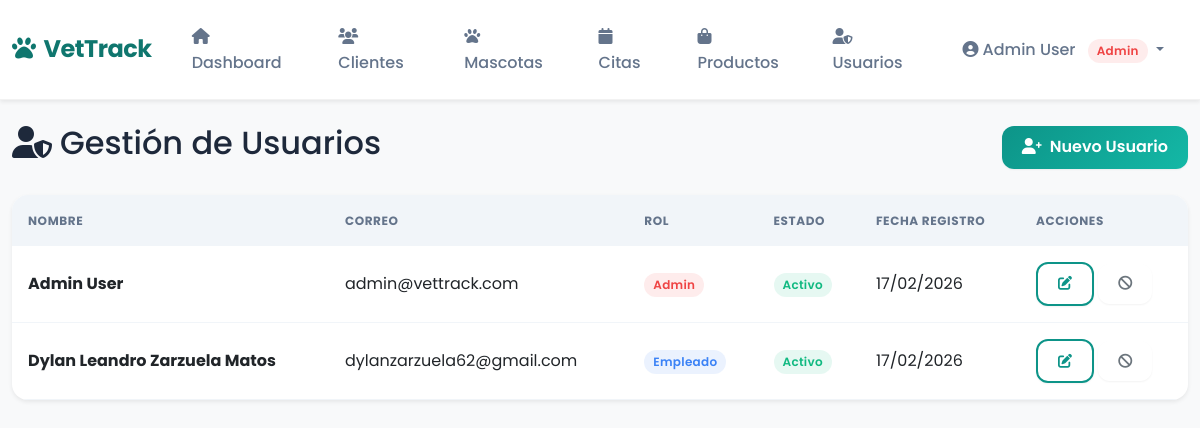
/usuarios (signed in), run on the app's committed database.
### app/models.py (models this page shows, shortened)
class Usuario(db.Model):
    __tablename__ = 'usuarios'
    id_usuario = db.Column(db.Integer, primary_key=True)
    nombre = db.Column(db.String(100), nullable=False)
    apellido = db.Column(db.String(100), nullable=False)
    correo = db.Column(db.String(150), unique=True, nullable=False)
    password_hash = db.Column(db.String(255), nullable=False)
    rol = db.Column(db.String(50), nullable=False)  # Admin / Empleado
    fecha_registro = db.Column(db.DateTime, default=datetime.utcnow)
    activo = db.Column(db.Boolean, default=True)

### app/routes/usuarios.py (the view)
@usuarios_bp.route('/usuarios')
@admin_required
def lista_usuarios():
    usuarios = Usuario.query.all()
    return render_template('usuarios/lista.html', usuarios=usuarios)

### app/routes/usuarios.py (called while the page is built)
def admin_required(f):
    @wraps(f)
    def decorated_function(*args, **kwargs):
        if 'user_id' not in session:
            return redirect(url_for('auth.login'))
        if session.get('user_role') != 'Admin':
            flash('Acceso denegado. Solo administradores.', 'danger')
            return redirect(url_for('main.index'))
        return f(*args, **kwargs)
    return decorated_function

### app/templates/usuarios/lista.html
{% extends 'base.html' %}
{% block content %}
<div class="d-flex justify-content-between align-items-center mb-4">
    <h2><i class="fas fa-user-shield me-2"></i>Gestión de Usuarios</h2>
    <a href="{{ url_for('usuarios.nuevo_usuario') }}" class="btn btn-primary">
        <i class="fas fa-user-plus me-2"></i>Nuevo Usuario
    </a>
</div>
<div class="card shadow-sm">
    <div class="card-body p-0">
        <div class="table-responsive">
            <table class="table table-hover mb-0">
                <thead class="table-primary">
                    <tr>
                        <th>Nombre</th>
                        <th>Correo</th>
                        <th>Rol</th>
                        <th>Estado</th>
                        <th>Fecha Registro</th>
                        <th>Acciones</th>
                    </tr>
                </thead>
                <tbody>
                    {% for usuario in usuarios %}
                    <tr>
                        <td><strong>{{ usuario.nombre }} {{ usuario.apellido }}</strong></td>
                        <td>{{ usuario.correo }}</td>
                        <td>
                            <span class="badge bg-{{ 'danger' if usuario.rol == 'Admin' else 'info' }}">{{ usuario.rol }}</span>
                        </td>
                        <td>
                            <span class="badge bg-{{ 'success' if usuario.activo else 'secondary' }}">
                                {{ 'Activo' if usuario.activo else 'Inactivo' }}
                            </span>
                        </td>
                        <td>{{ usuario.fecha_registro.strftime('%d/%m/%Y') }}</td>
                        <td>
                            <a href="{{ url_for('usuarios.editar_usuario', id=usuario.id_usuario) }}" class="btn btn-sm btn-outline-primary">
                                <i class="fas fa-edit"></i>
                            </a>
                            <a href="{{ url_for('usuarios.toggle_usuario', id=usuario.id_usuario) }}"
                               class="btn btn-sm btn-outline-{{ 'secondary' if usuario.activo else 'success' }}"
                               onclick="return confirm('¿Estás seguro?')">
                                <i class="fas fa-{{ 'ban' if usuario.activo else 'check' }}"></i>
                            </a>
                        </td>
                    </tr>
                    {% endfor %}
                </tbody>
            </table>
        </div>
    </div>
</div>
{% endblock %}

### app/templates/base.html (shortened to what this page needs)
<!DOCTYPE html>
<html lang="es">
<head>
    <link href="https://cdn.jsdelivr.net/npm/bootstrap@5.1.3/dist/css/bootstrap.min.css" rel="stylesheet">
    <link rel="stylesheet" href="https://cdnjs.cloudflare.com/ajax/libs/font-awesome/6.0.0/css/all.min.css">
    <link rel="stylesheet" href="{{ url_for('static', filename='css/style.css') }}">
</head>
<body class="bg-light">
    <nav class="navbar navbar-expand-lg navbar-dark bg-primary sticky-top shadow-sm">
        <div class="container-fluid">
            <a class="navbar-brand" href="{{ url_for('main.landing') }}">
                <i class="fas fa-paw me-2"></i>VetTrack
            </a>
            <div class="collapse navbar-collapse" id="navbarNav">
                {% if session.get('user_id') %}
                <ul class="navbar-nav me-auto">
                    <li class="nav-item">
                        <a class="nav-link" href="{{ url_for('main.index') }}">
                            <i class="fas fa-home me-1"></i>Dashboard
                        </a>
                    </li>
                    <li class="nav-item">
                        <a class="nav-link" href="{{ url_for('clientes.lista_clientes') }}">
                            <i class="fas fa-users me-1"></i>Clientes
                        </a>
                    </li>
                    <li class="nav-item">
                        <a class="nav-link" href="{{ url_for('pacientes.lista_pacientes') }}">
                            <i class="fas fa-paw me-1"></i>Mascotas
                        </a>
                    </li>
                    <li class="nav-item">
                        <a class="nav-link" href="{{ url_for('citas.lista_citas') }}">
                            <i class="fas fa-calendar me-1"></i>Citas
                        </a>
                    </li>
                    <li class="nav-item">
                        <a class="nav-link" href="{{ url_for('productos.lista_productos') }}">
                            <i class="fas fa-shopping-bag me-1"></i>Productos
                        </a>
                    </li>
                    {% if session.get('user_role') == 'Admin' %}
                    <li class="nav-item">
                        <a class="nav-link" href="{{ url_for('usuarios.lista_usuarios') }}">
                            <i class="fas fa-user-shield me-1"></i>Usuarios
                        </a>
                    </li>
                    {% endif %}
                </ul>
                <ul class="navbar-nav ms-auto">
                    <li class="nav-item dropdown">
                        <a class="nav-link dropdown-toggle" href="#" id="navbarDropdown" role="button" data-bs-toggle="dropdown">
                            <i class="fas fa-user-circle me-1"></i>{{ session.get('user_name') }}
                            <span class="badge bg-{{ 'danger' if session.get('user_role') == 'Admin' else 'info' }} ms-2">
                                {{ session.get('user_role') }}
                            </span>
                        </a>
                    </li>
                </ul>
                {% endif %}
            </div>
        </div>
    </nav>
    <div class="container-fluid mt-4 mb-5">
        {% block content %}{% endblock %}
    </div>
</body>
</html>

### app/static/css/style.css (style rules this page uses)
:root { --primary: #0d9488; --primary-light: #14b8a6; --primary-dark: #0f766e; --secondary: #64748b; --accent: #f59e0b; --bg-body: #f0fdfa; --bg-card: #ffffff; --text-main: #1e293b; --text-muted: #64748b; --success: #10b981; --danger: #ef4444; --warning: #f59e0b; --info: #3b82f6; --shadow-sm: 0 1px 2px 0 rgb(0 0 0 / 0.05); --shadow-md: 0 4px 6px -1px rgb(0 0 0 / 0.1), 0 2px 4px -2px rgb(0 0 0 / 0.1); --shadow-lg: 0 10px 15px -3px rgb(0 0 0 / 0.1), 0 4px 6px -4px rgb(0 0 0 / 0.1); --radius-md: 0.75rem; --radius-lg: 1rem; }
body { font-family: 'Poppins', sans-serif; background-color: var(--bg-body); color: var(--text-main); line-height: 1.6; }
.navbar { background: rgba(255, 255, 255, 0.9) !important; backdrop-filter: blur(10px); border-bottom: 1px solid rgba(0, 0, 0, 0.05); box-shadow: var(--shadow-sm); padding: 1rem 0; }
.navbar-brand { color: var(--primary-dark) !important; font-weight: 700; font-size: 1.5rem; letter-spacing: -0.5px; }
.nav-link { color: var(--text-muted) !important; font-weight: 500; margin: 0 0.5rem; padding: 0.5rem 1rem !important; border-radius: var(--radius-md); transition: all 0.2s ease; }
.card { background: var(--bg-card); border: none; border-radius: var(--radius-lg); box-shadow: var(--shadow-md); transition: transform 0.3s ease, box-shadow 0.3s ease; overflow: hidden; }
.card-body { padding: 1.5rem; }
.btn { border-radius: var(--radius-md); padding: 0.6rem 1.25rem; font-weight: 600; transition: all 0.2s ease; border: none; box-shadow: var(--shadow-sm); }
.btn-primary { background: linear-gradient(135deg, var(--primary) 0%, var(--primary-light) 100%); color: white; }
.btn-outline-primary { border: 2px solid var(--primary); color: var(--primary); background: transparent; }
.table { border-collapse: separate; border-spacing: 0; }
.table thead th { background-color: #f1f5f9; color: var(--text-muted); text-transform: uppercase; font-size: 0.75rem; letter-spacing: 0.05em; padding: 1rem; border: none; first-child: border-top-left-radius: var(--radius-md); last-child: border-top-right-radius: var(--radius-md); }
.table tbody tr { transition: background-color 0.2s; }
.table td { padding: 1rem; border-bottom: 1px solid #f1f5f9; vertical-align: middle; }
.badge { padding: 0.5em 0.75em; font-weight: 600; border-radius: 9999px; letter-spacing: 0.025em; }
.badge.bg-success { background-color: rgba(16, 185, 129, 0.1) !important; color: var(--success); }
.badge.bg-danger { background-color: rgba(239, 68, 68, 0.1) !important; color: var(--danger); }
.badge.bg-info { background-color: rgba(59, 130, 246, 0.1) !important; color: var(--info); }

### data on the page
Usuario: nombre "Admin", apellido "User", correo "admin@vettrack.com", rol "Admin", activo "Activo", fecha_registro "17/02/2026"
Usuario: nombre "Dylan Leandro", apellido "Zarzuela Matos", correo "dylanzarzuela62@gmail.com", rol "Empleado", activo "Activo", fecha_registro "17/02/2026"

### other printed values
{{ session.get('user_name') }} "Admin User"
{{ session.get('user_role') }} "Admin"
